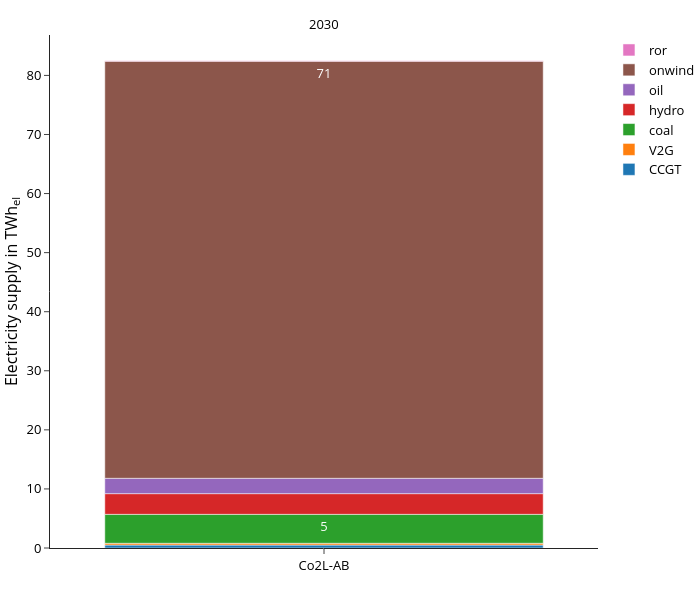

Here is the notebook cell this chart was saved with:
### Code cell
fig = px.bar(
    supply_df, 
    **fig_kwargs,
    labels={"value":"Electricity supply in TWh<sub>el</sub>",
            "year":"",
            "variable":"", 
            "scen":""
            },
    #color_discrete_map=colors["electricity"],
    category_orders={
        #"variable":list(colors["electricity"].keys())
        "scen": scen_order
        },
    #facet_col_wrap=1, facet_col_spacing=0.07,
)
fig.update_layout(legend_traceorder="reversed",)
update_layout(fig)

print("Totals per scenario and year:", supply_sum_df)
fig.show()
#save_plotly_fig(supply_df, fig, sdir, f"{idx_group_name}_electricity_supply_TWh")

### Figure 1 — Plotly figure (JSON) as saved in the notebook; plotly's stock layout.template omitted (floating-point values rounded to 4 significant figures)
{"data": [{"hovertemplate": "=%{x}<br>Electricity supply in TWh<sub>el</sub>=%{text}<extra></extra>", "legendgroup": "CCGT", "marker": {"color": "#1F77B4", "pattern": {"shape": ""}}, "name": "CCGT", "orientation": "v", "showlegend": true, "text": [0.5], "textangle": 0, "textposition": "inside", "texttemplate": "%{y:.0f}", "type": "bar", "x": ["Co2L-AB"], "xaxis": "x", "y": [0.5], "yaxis": "y"}, {"hovertemplate": "=%{x}<br>Electricity supply in TWh<sub>el</sub>=%{text}<extra></extra>", "legendgroup": "V2G", "marker": {"color": "#FF7F0E", "pattern": {"shape": ""}}, "name": "V2G", "orientation": "v", "showlegend": true, "text": [0.3], "textangle": 0, "textposition": "inside", "texttemplate": "%{y:.0f}", "type": "bar", "x": ["Co2L-AB"], "xaxis": "x", "y": [0.3], "yaxis": "y"}, {"hovertemplate": "=%{x}<br>Electricity supply in TWh<sub>el</sub>=%{text}<extra></extra>", "legendgroup": "coal", "marker": {"color": "#2CA02C", "pattern": {"shape": ""}}, "name": "coal", "orientation": "v", "showlegend": true, "text": [4.9], "textangle": 0, "textposition": "inside", "texttemplate": "%{y:.0f}", "type": "bar", "x": ["Co2L-AB"], "xaxis": "x", "y": [4.9], "yaxis": "y"}, {"hovertemplate": "=%{x}<br>Electricity supply in TWh<sub>el</sub>=%{text}<extra></extra>", "legendgroup": "hydro", "marker": {"color": "#D62728", "pattern": {"shape": ""}}, "name": "hydro", "orientation": "v", "showlegend": true, "text": [3.5], "textangle": 0, "textposition": "inside", "texttemplate": "%{y:.0f}", "type": "bar", "x": ["Co2L-AB"], "xaxis": "x", "y": [3.5], "yaxis": "y"}, {"hovertemplate": "=%{x}<br>Electricity supply in TWh<sub>el</sub>=%{text}<extra></extra>", "legendgroup": "oil", "marker": {"color": "#9467BD", "pattern": {"shape": ""}}, "name": "oil", "orientation": "v", "showlegend": true, "text": [2.6], "textangle": 0, "textposition": "inside", "texttemplate": "%{y:.0f}", "type": "bar", "x": ["Co2L-AB"], "xaxis": "x", "y": [2.6], "yaxis": "y"}, {"hovertemplate": "=%{x}<br>Electricity supply in TWh<sub>el</sub>=%{text}<extra></extra>", "legendgroup": "onwind", "marker": {"color": "#8C564B", "pattern": {"shape": ""}}, "name": "onwind", "orientation": "v", "showlegend": true, "text": [70.6], "textangle": 0, "textposition": "inside", "texttemplate": "%{y:.0f}", "type": "bar", "x": ["Co2L-AB"], "xaxis": "x", "y": [70.6], "yaxis": "y"}, {"hovertemplate": "=%{x}<br>Electricity supply in TWh<sub>el</sub>=%{text}<extra></extra>", "legendgroup": "ror", "marker": {"color": "#E377C2", "pattern": {"shape": ""}}, "name": "ror", "orientation": "v", "showlegend": true, "text": [0.1], "textangle": 0, "textposition": "inside", "texttemplate": "%{y:.0f}", "type": "bar", "x": ["Co2L-AB"], "xaxis": "x", "y": [0.1], "yaxis": "y"}], "layout": {"annotations": [{"font": {}, "showarrow": false, "text": "2030", "x": 0.5, "xanchor": "center", "xref": "paper", "y": 1, "yanchor": "bottom", "yref": "paper"}], "barmode": "relative", "height": 600, "legend": {"title": {"text": ""}, "tracegroupgap": 0, "traceorder": "reversed"}, "width": 700, "xaxis": {"anchor": "y", "categoryarray": [], "categoryorder": "array", "domain": [0, 1], "title": {"text": ""}}, "yaxis": {"anchor": "x", "domain": [0, 1], "title": {"text": "Electricity supply in TWh<sub>el</sub>"}}}}
